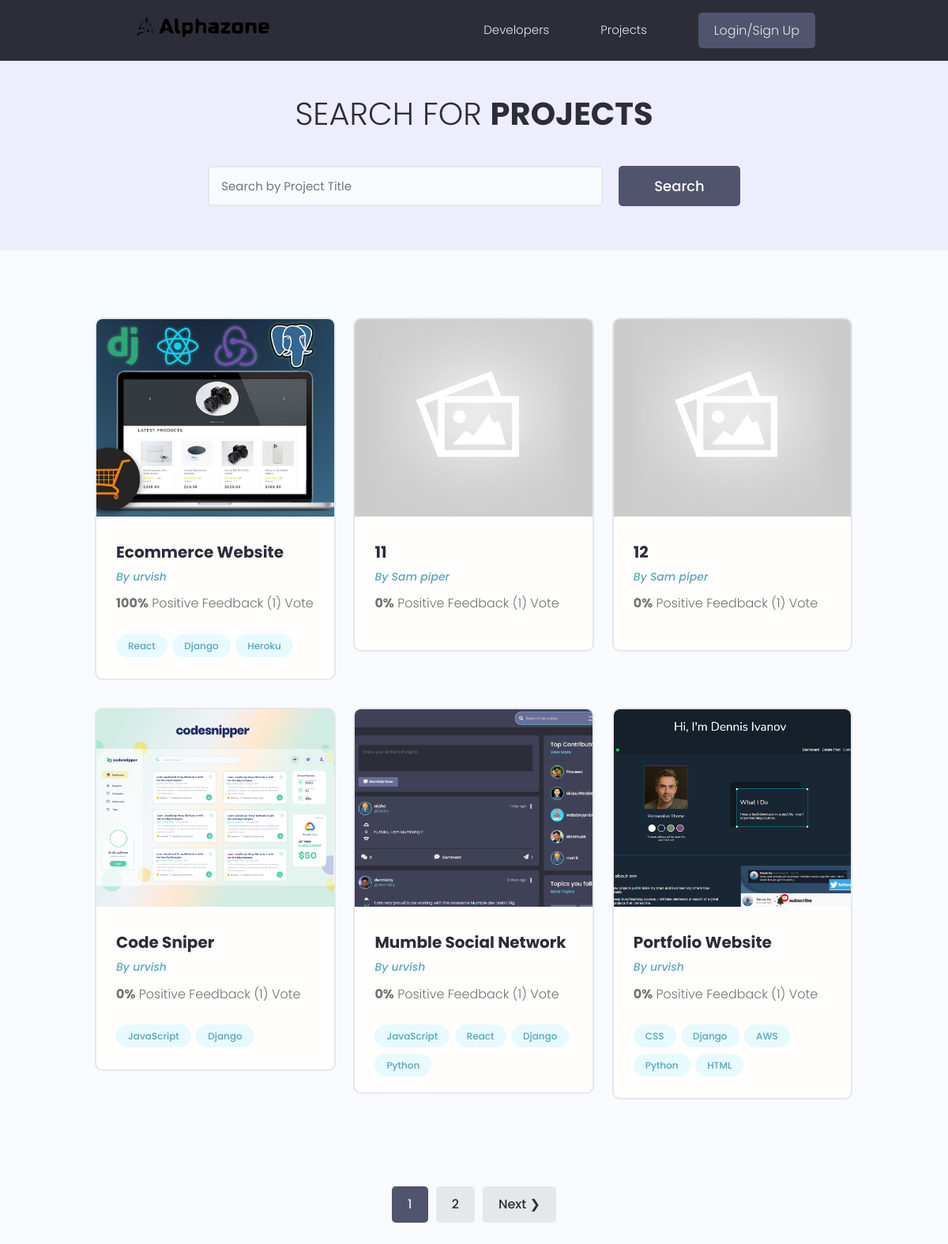
/projects/, run on the app's committed database.
### projects/models.py (models this page shows, shortened)
class Project(models.Model):
    owner = models.ForeignKey(Profile, null=True, blank=True, on_delete=models.CASCADE)
    title = models.CharField(max_length=200)
    description = models.TextField(null=True, blank=True)
    featured_image = models.ImageField(null=True, blank=True, default="default.jpg")
    demo_link = models.CharField(max_length=2000, null=True, blank=True)
    source_link = models.CharField(max_length=2000, null=True, blank=True)
    tags = models.ManyToManyField('Tag', blank=True)
    vote_total = models.IntegerField(default=0, null=True, blank=True)
    vote_ratio = models.IntegerField(default=0, null=True, blank=True)
    created = models.DateTimeField(auto_now_add=True)
    id = models.UUIDField(default=uuid.uuid4, unique=True,
                          primary_key=True, editable=False)
    class Meta:
        ordering = ['-vote_ratio', '-vote_total', 'title']
    @property
    def imageURL(self):
        try:
            url = self.featured_image.url
        except:
            url = ''
        return url

class Tag(models.Model):
    name = models.CharField(max_length=200)
    created = models.DateTimeField(auto_now_add=True)
    id = models.UUIDField(default=uuid.uuid4, unique=True,
                          primary_key=True, editable=False)
    def __str__(self):
        return self.name

### users/models.py (models this page shows, shortened)
class Profile(models.Model):
    user = models.OneToOneField(
        User, on_delete=models.CASCADE, null=True, blank=True)
    name = models.CharField(
        max_length=200, null=True, blank=True)
    email = models.EmailField(
        max_length=500, null=True, blank=True)
    username = models.CharField(
        max_length=200, null=True, blank=True)
    location = models.CharField(
        max_length=200, null=True, blank=True)
    short_intro = models.CharField(
        max_length=200, null=True, blank=True)
    bio = models.TextField(
        null=True, blank=True)
    profile_image = models.ImageField(
        null=True, blank=True, upload_to='profiles/', default="profiles/user-default.png")
    social_github = models.CharField(
        max_length=200, null=True, blank=True)
    social_twitter = models.CharField(
        max_length=200, null=True, blank=True)
    social_linkedin = models.CharField(
        max_length=200, null=True, blank=True)
    social_youtube = models.CharField(
        max_length=200, null=True, blank=True)
    social_website = models.CharField(
        max_length=200, null=True, blank=True)
    created = models.DateTimeField(auto_now_add=True)
    id = models.UUIDField(default=uuid.uuid4, unique=True,
                          primary_key=True, editable=False)
    class Meta:
        ordering = ['created']

### projects/views.py (the view)
# urls.py: path('projects/', include('projects.urls')),
@csrf_exempt
def projects(request):
    projects, search_query = searchProjects(request)
    custom_range, projects = paginateProjects(request, projects, 6)
    context = {'projects': projects,
               'search_query': search_query, 'custom_range': custom_range}
    return render(request, 'projects/projects.html', context)

### projects/utils.py (called while the page is built)
def paginateProjects(request, projects, results):
    page = request.GET.get('page')
    paginator = Paginator(projects, results)
    try:
        projects = paginator.page(page)
    except PageNotAnInteger:
        page = 1
        projects = paginator.page(page)
    except EmptyPage:
        page = paginator.num_pages
        projects = paginator.page(page)
    leftIndex = (int(page) - 4)
    if leftIndex < 1:
        leftIndex = 1
    rightIndex = (int(page) + 5)
    if rightIndex > paginator.num_pages:
        rightIndex = paginator.num_pages + 1
    custom_range = range(leftIndex, rightIndex)
    return custom_range, projects

def searchProjects(request):
    search_query = ''
    if request.GET.get('search_query'):
        search_query = request.GET.get('search_query')
    tags = Tag.objects.filter(name__icontains=search_query)
    projects = Project.objects.distinct().filter(
        Q(title__icontains = search_query) |
        Q(description__icontains = search_query) |
        Q(owner__name__icontains = search_query) |
        Q(tags__in = tags)
    )
    return projects, search_query

### projects/templates/projects/projects.html (shortened to what this page needs)
{% extends 'main.html' %}
{% block content %}
<main class="projects">
  <section class="hero-section text-center">
    <div class="container container--narrow">
      <div class="hero-section__box">
        <h2>Search for <span>Projects</span></h2>
      </div>
      <div class="hero-section__search">
        <form id="searchForm" class="form" action="{% url 'projects' %}" method="get">
          <div class="form__field">
            <input
              class="input input--text"
              id="formInput#search"
              type="text"
              name="search_query"
              placeholder="Search by Project Title"
              value="{{search_query}}"
            />
          </div>
          <input class="btn btn--sub btn--lg" type="submit" value="Search" />
        </form>
      </div>
    </div>
  </section>
  <section class="projectsList">
    <div class="container">
      <div class="grid grid--three">
        {% for project in projects %}
        <div class="column">
          <div class="card project">
            <a href="{% url 'project' project.id %}" class="project">
              <img
                class="project__thumbnail"
                src="{{project.imageURL}}"
                alt="project thumbnail"
              />
              <div class="card__body">
                <h3 class="project__title">{{project.title}}</h3>
                <p>
                  <a
                    class="project__author"
                    href="{% url 'user-profile' project.owner.id %}"
                    >By {{project.owner.name}}</a
                  >
                </p>
                <p class="project--rating">
                  <span style="font-weight: bold">{{project.vote_ratio}}%</span>
                  Positive Feedback ({{project.vote_total}})
                  Vote{{project.vote_total | pluralize:"s"}}
                </p>
                <div class="project__tags">
                  {% for tag in project.tags.all %}
                  <span class="tag tag--pill tag--main">
                    <small>{{tag}}</small>
                  </span>
                  {% endfor %}
                </div>
              </div>
            </a>
          </div>
        </div>
        {% endfor %}
      </div>
    </div>
  </section>
  {% include 'pagination.html' with queryset=projects custom_range=custom_range %}
</main>
{% endblock %}

### static/styles/app.css (style rules this page uses)
:root { --color-sub: #2d2d39; }
.btn--sub { background-color: var(--color-sub-light); }
.card { border: 2px solid var(--color-light); }
img { width: 100%; }
.hero-section { height: 40vh; display: flex; align-items: center; background-color: var(--color-sub); }
.hero-section__box { margin-bottom: 4rem; }
.hero-section__box > h2, .hero-section__box > h2 > span { font-size: 4rem; color: var(--color-light); line-height: 1.3; text-transform: uppercase; }
.hero-section__box > h2 { font-weight: 300; }
.hero-section__box > h2 > span { font-weight: 700; }
.hero-section__search > .form { display: flex; align-items: center; justify-content: center; gap: 2rem; }
.hero-section__search > .form input.input--text { width: 50rem; }
.project__author { font-size: 1.4rem; font-style: italic; }
.project--rating { margin-bottom: 1.6em; margin-top: .5em; }
.projects > .hero-section { background: var(--color-sub-lighter); height: 30vh; }
.projects .hero-section__box { margin-bottom: 2.5rem; }
.projects .hero-section__box > h2 { color: var(--color-sub); }
.projects .hero-section__box > h2 > span { font-weight: 700; color: var(--color-sub); }
.projectsList { margin-top: 8rem; }
.project__thumbnail { height: 25rem; object-fit: cover; object-position: top center; }
.project__title { font-size: 2rem; font-weight: 700; color: var(--color-sub); }

### static/uikit/styles/modules/_variables.css (style rules this page uses)
:root { --color-main: #5aa5b9; --color-main-light: #e6faff; --color-sub: #3f4156; --color-sub-light: #51546e; --color-sub-lighter: #ededfd; --color-text: #737373; --color-gray: #8b8b8b; --color-light: #e5e7eb; --color-light-gray: #767676; --color-bg: #f8fafd; --color-white: #fffefd; --color-white-light: #f3f3f3; --color-success: #359e64; --color-success-bg: #def8e8; --color-error: #fc4b0b; --color-error-bg: #fff2ee; --font-base: 'Poppins', arial, helvetica, 'Segoe UI', roboto, ubuntu, sans-serif; --font-monospace: 'Fira Code', 'Courier New', courier, monospace; --font-regular: 300; --font-medium: 500; --font-bold: 700; --generic-shadow: 1px 1px 5px #00000010; --generic-transition: all 0.3s ease-in-out; }

### static/uikit/styles/modules/_base.css (style rules this page uses)
* { margin: 0; padding: 0; box-sizing: border-box; text-rendering: optimizeLegibility; color: inherit; font-size: inherit; }
html { font-size: 50%; }
@media only screen and (min-width: 480px) { html { font-size: 56.25%; } }
@media only screen and (min-width: 1200px) { html { font-size: 62.5%; } }
body { line-height: 1.6; font-weight: 400; font-size: 1.5rem; color: var(--color-text); background-color: var(--color-bg); min-height: 100vh; }

### static/uikit/styles/modules/_typography.css (style rules this page uses)
* { font-family: var(--font-base); }
h2 { font-size: 3.6rem; font-weight: var(--font-bold); }
h3 { font-size: 3.2rem; font-weight: var(--font-medium); }
p, span, strong { font-size: 1.6rem; color: var(--color-text); font-weight: var(--font-regular); }
a { padding-bottom: 2px; text-decoration: none; display: inline-block; color: var(--color-main); font-weight: var(--font-medium); }

### static/uikit/styles/modules/_utilities.css (style rules this page uses)
.container { width: 92%; max-width: 165rem; margin: 0 auto; box-sizing: border-box; }
.container--narrow { width: 92%; max-width: 120rem; }
@media screen and (min-width: 1000px) { .container { width: 90%; } }
@media screen and (min-width: 1000px) { .container--narrow { width: 85%; } }
@media screen and (min-width: 1200px) { .container { width: 80%; } }
@media screen and (min-width: 1200px) { .container--narrow { width: 72%; } }
.text-center { text-align: center; }

### static/uikit/styles/modules/_button.css (style rules this page uses)
.btn { display: inline-block; position: relative; cursor: pointer; background-color: var(--color-light); font-weight: var(--font-medium); color: var(--color-sub); text-decoration: none; padding: 1rem 2rem; border-radius: 0.5rem; border: none; width: -webkit-fit-content; width: -moz-fit-content; width: fit-content; height: -webkit-fit-content; height: -moz-fit-content; height: fit-content; font-size: 1.6rem; outline-width: 0; outline-color: transparent; -webkit-backface-visibility: hidden; backface-visibility: hidden; transition: all 0.3s ease-in-out; }
.btn--sub { background-color: var(--color-sub); color: var(--color-white); }
.btn--lg { font-size: 1.8rem; padding: 1.2rem 4.5rem; }

### static/uikit/styles/modules/_card.css (style rules this page uses)
.card { border-radius: 1rem; background-color: var(--color-white); border: 1.5px solid var(--color-light); width: auto; height: auto; margin-top: 0.5rem; margin-bottom: 0.5rem; overflow: hidden; }
.card__body, .card__header { padding: 2rem 2.5rem; }

### data on the page
Project: imageURL (picture), title "Ecommerce Website", owner.name "urvish", vote_ratio "100", vote_total "1"
Tag: name "React"
Tag: name "Django"
Tag: name "Heroku"
Project: imageURL (placeholder picture), title "11", owner.name "Sam piper", vote_ratio "0", vote_total "1"
Project: imageURL (placeholder picture), title "12", owner.name "Sam piper", vote_ratio "0", vote_total "1"
Project: imageURL (picture), title "Code Sniper", owner.name "urvish", vote_ratio "0", vote_total "1"
Tag: name "JavaScript"
Project: imageURL (picture), title "Mumble Social Network", owner.name "urvish", vote_ratio "0", vote_total "1"
Tag: name "Python"
Project: imageURL (picture), title "Portfolio Website", owner.name "urvish", vote_ratio "0", vote_total "1"
Tag: name "CSS"
Tag: name "AWS"
Tag: name "HTML"

### other printed values
{{ page }} "1"
{{ page }} "2"
